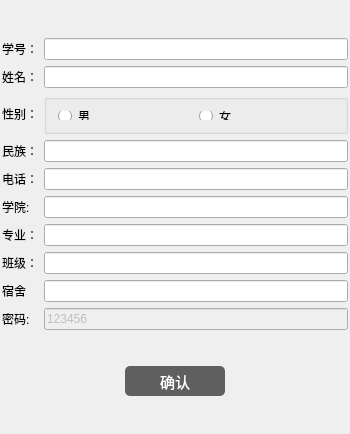
<?xml version="1.0" encoding="UTF-8"?>
<ui version="4.0">
 <class>rootInsertStu</class>
 <widget class="QWidget" name="rootInsertStu">
  <property name="geometry">
   <rect>
    <x>0</x>
    <y>0</y>
    <width>350</width>
    <height>434</height>
   </rect>
  </property>
  <property name="minimumSize">
   <size>
    <width>350</width>
    <height>434</height>
   </size>
  </property>
  <property name="maximumSize">
   <size>
    <width>350</width>
    <height>434</height>
   </size>
  </property>
  <property name="windowTitle">
   <string>rootInsertStu</string>
  </property>
  <layout class="QVBoxLayout" name="verticalLayout" stretch="11,1">
   <property name="spacing">
    <number>0</number>
   </property>
   <property name="leftMargin">
    <number>2</number>
   </property>
   <property name="topMargin">
    <number>2</number>
   </property>
   <property name="rightMargin">
    <number>2</number>
   </property>
   <property name="bottomMargin">
    <number>2</number>
   </property>
   <item>
    <layout class="QGridLayout" name="gridLayout">
     <item row="4" column="1">
      <widget class="QLineEdit" name="tellineEdit"/>
     </item>
     <item row="3" column="1">
      <widget class="QLineEdit" name="nativelineEdit"/>
     </item>
     <item row="6" column="1">
      <widget class="QLineEdit" name="majorlineEdit"/>
     </item>
     <item row="3" column="0">
      <widget class="QLabel" name="label_5">
       <property name="text">
        <string>民族：</string>
       </property>
      </widget>
     </item>
     <item row="8" column="0">
      <widget class="QLabel" name="label_11">
       <property name="text">
        <string>宿舍</string>
       </property>
      </widget>
     </item>
     <item row="9" column="1">
      <widget class="QLineEdit" name="pwdlineEdit">
       <property name="enabled">
        <bool>false</bool>
       </property>
       <property name="text">
        <string>123456</string>
       </property>
      </widget>
     </item>
     <item row="0" column="1">
      <widget class="QLineEdit" name="idlineEdit"/>
     </item>
     <item row="4" column="0">
      <widget class="QLabel" name="label_7">
       <property name="text">
        <string>电话：</string>
       </property>
      </widget>
     </item>
     <item row="1" column="0">
      <widget class="QLabel" name="label_3">
       <property name="text">
        <string>姓名：</string>
       </property>
      </widget>
     </item>
     <item row="9" column="0">
      <widget class="QLabel" name="label_12">
       <property name="text">
        <string>密码:</string>
       </property>
      </widget>
     </item>
     <item row="2" column="0">
      <widget class="QLabel" name="label_4">
       <property name="text">
        <string>性别：</string>
       </property>
      </widget>
     </item>
     <item row="5" column="0">
      <widget class="QLabel" name="label_6">
       <property name="text">
        <string>学院:</string>
       </property>
      </widget>
     </item>
     <item row="5" column="1">
      <widget class="QLineEdit" name="collegelineEdit"/>
     </item>
     <item row="8" column="1">
      <widget class="QLineEdit" name="dormitoryLineEdit"/>
     </item>
     <item row="1" column="1">
      <widget class="QLineEdit" name="namelineEdit"/>
     </item>
     <item row="6" column="0">
      <widget class="QLabel" name="label_8">
       <property name="text">
        <string>专业：</string>
       </property>
      </widget>
     </item>
     <item row="7" column="1">
      <widget class="QLineEdit" name="classlineEdit"/>
     </item>
     <item row="0" column="0">
      <widget class="QLabel" name="label">
       <property name="text">
        <string>学号：</string>
       </property>
      </widget>
     </item>
     <item row="2" column="1">
      <widget class="QGroupBox" name="groupBox">
       <property name="maximumSize">
        <size>
         <width>16777215</width>
         <height>40</height>
        </size>
       </property>
       <property name="title">
        <string/>
       </property>
       <property name="alignment">
        <set>Qt::AlignCenter</set>
       </property>
       <layout class="QHBoxLayout" name="horizontalLayout">
        <item>
         <widget class="QRadioButton" name="manRadiBtn">
          <property name="text">
           <string>男</string>
          </property>
         </widget>
        </item>
        <item>
         <widget class="QRadioButton" name="womanRadioBtn">
          <property name="text">
           <string>女</string>
          </property>
         </widget>
        </item>
       </layout>
      </widget>
     </item>
     <item row="7" column="0">
      <widget class="QLabel" name="label_9">
       <property name="text">
        <string>班级：</string>
       </property>
      </widget>
     </item>
    </layout>
   </item>
   <item>
    <layout class="QHBoxLayout" name="horizontalLayout_2">
     <item>
      <spacer name="horizontalSpacer_2">
       <property name="orientation">
        <enum>Qt::Horizontal</enum>
       </property>
       <property name="sizeHint" stdset="0">
        <size>
         <width>40</width>
         <height>20</height>
        </size>
       </property>
      </spacer>
     </item>
     <item>
      <widget class="QPushButton" name="pushButton">
       <property name="minimumSize">
        <size>
         <width>100</width>
         <height>30</height>
        </size>
       </property>
       <property name="maximumSize">
        <size>
         <width>100</width>
         <height>30</height>
        </size>
       </property>
       <property name="styleSheet">
        <string notr="true">QPushButton{
border-radius:5px;
color:white;
	background-color: rgb(95, 95, 95);
font-size:15px;}
</string>
       </property>
       <property name="text">
        <string>确认</string>
       </property>
      </widget>
     </item>
     <item>
      <spacer name="horizontalSpacer">
       <property name="orientation">
        <enum>Qt::Horizontal</enum>
       </property>
       <property name="sizeHint" stdset="0">
        <size>
         <width>40</width>
         <height>20</height>
        </size>
       </property>
      </spacer>
     </item>
    </layout>
   </item>
  </layout>
 </widget>
 <layoutdefault spacing="6" margin="11"/>
 <resources/>
 <connections/>
</ui>
